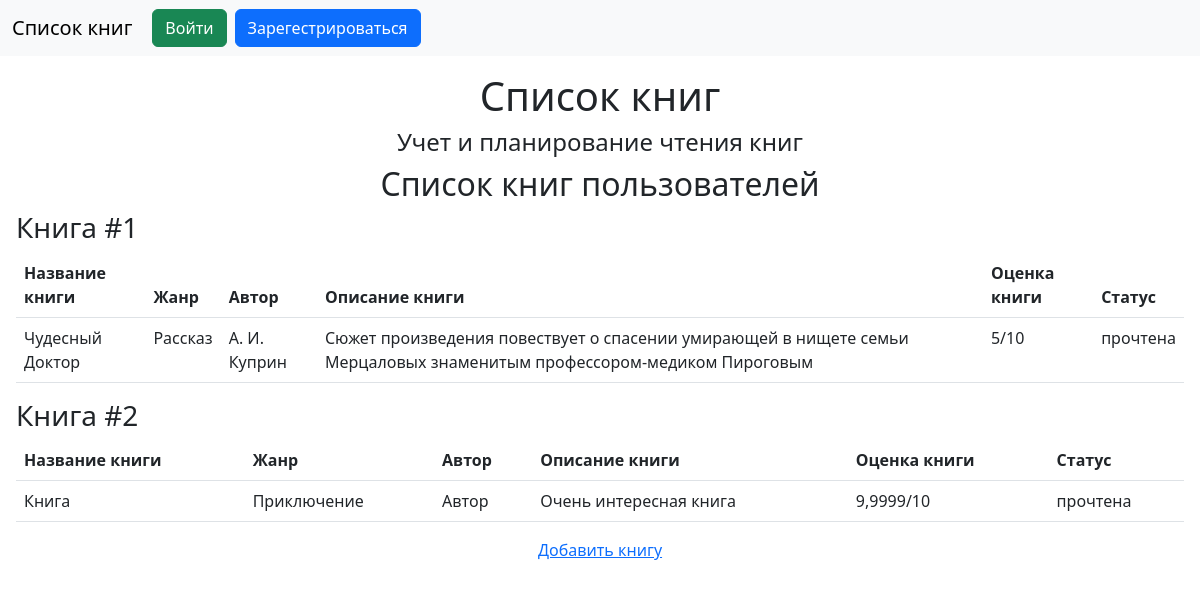
/index, run on the app's committed database.
### data/books.py (models this page shows)
class Book(SqlAlchemyBase, SerializerMixin):
    __tablename__ = 'n'
    id = sqlalchemy.Column(
        sqlalchemy.Integer, primary_key=True, autoincrement=True)
    author = sqlalchemy.Column(
        sqlalchemy.Integer, sqlalchemy.ForeignKey("users.id"))
    book = sqlalchemy.Column(sqlalchemy.String, nullable=True)
    genre1 = sqlalchemy.Column(sqlalchemy.String, nullable=True)
    description = sqlalchemy.Column(sqlalchemy.String, nullable=True)
    mark = sqlalchemy.Column(sqlalchemy.String, nullable=True)
    is_finished = sqlalchemy.Column(sqlalchemy.Boolean, nullable=True)

### main.py (the view)
@app.route('/')
@app.route('/index')
def index():
    session = db_session.create_session()
    n = session.query(Book).all()
    return custom_render('index.html', books1=n)

### data/db_session.py (called while the page is built)
def create_session() -> Session:
    global __factory
    return __factory()

### main.py (called while the page is built)
def custom_render(name: str, **params):
    params['style_url'] = url_for('static', filename='css/main.css')
    return render_template(name, **params)

### templates/index.html (shortened to what this page needs)
{% extends "base.html" %} {% block content %}
<h2>Список книг пользователей</h2>
{% for i in books1 %}
<h3 class="align-self-start">Книга #{{ loop.index }}</h3>
<table class="table">
  <thead>
    <tr>
      <th>Название книги</th>
      <th>Жанр</th>
      <th>Автор</th>
      <th>Описание книги</th>
      <th>Оценка книги</th>
      <th>Статус</th>
    </tr>
  </thead>
  <tbody>
    <tr>
      <td>{{ i.book}}</td>
      <td>{{ i.genre1 }}</td>
      <td>{{ i.author }}</td>
      <td>{{ i.description }}</td>
      <td>{{ i.mark }}/10</td>
      <td>{% if not i.is_finished %}Не {% endif %}прочтена</td>
    </tr>
  </tbody>
</table>
 {% endfor %}
<p><a href="/add-book">Добавить книгу</a></p>
{% endblock %}

### templates/base.html (shortened to what this page needs)
<!DOCTYPE html>
<html lang="en">
  <head>
    <link
      href="https://cdn.jsdelivr.net/npm/bootstrap@5.3.0-alpha3/dist/css/bootstrap.min.css"
      rel="stylesheet"
    />
    <link rel="stylesheet" href="{{ style_url }}" />
  </head>
  <body>
    <nav class="navbar navbar-expand-lg bg-body-tertiary">
      <div class="container-fluid">
        <a class="navbar-brand" href="/">Список книг</a>
        <div class="collapse navbar-collapse" id="navbarSupportedContent">
          <ul class="navbar-nav me-auto mb-2 mb-lg-0">
            {% if not current_user.is_authenticated %}
            <li class="nav-item me-2 ms-1">
              <a href="/login" class="btn btn-success">Войти</a>
            </li>
            <li class="nav-item">
              <a href="/register" class="btn btn-primary">Зарегестрироваться</a>
            </li>
            {% endif %}
          </ul>
        </div>
      </div>
    </nav>
    <div class="p-3 d-flex flex-column align-items-center">
      <h1>Список книг</h1>
      <h4 class="subtitle">Учет и планирование чтения книг</h4>
      {% block content %} {% endblock %}
    </div>
  </body>
</html>

### data on the page
Book: book "Чудесный Доктор", genre1 "Рассказ", author "А. И. Куприн", description "Сюжет произведения повествует о спасении умирающей в нищете семьи Мерцаловых знаменитым профессором-медиком Пироговым", mark "5"
Book: book "Книга", genre1 "Приключение", author "Автор", description "Очень интересная книга", mark "9,9999"
